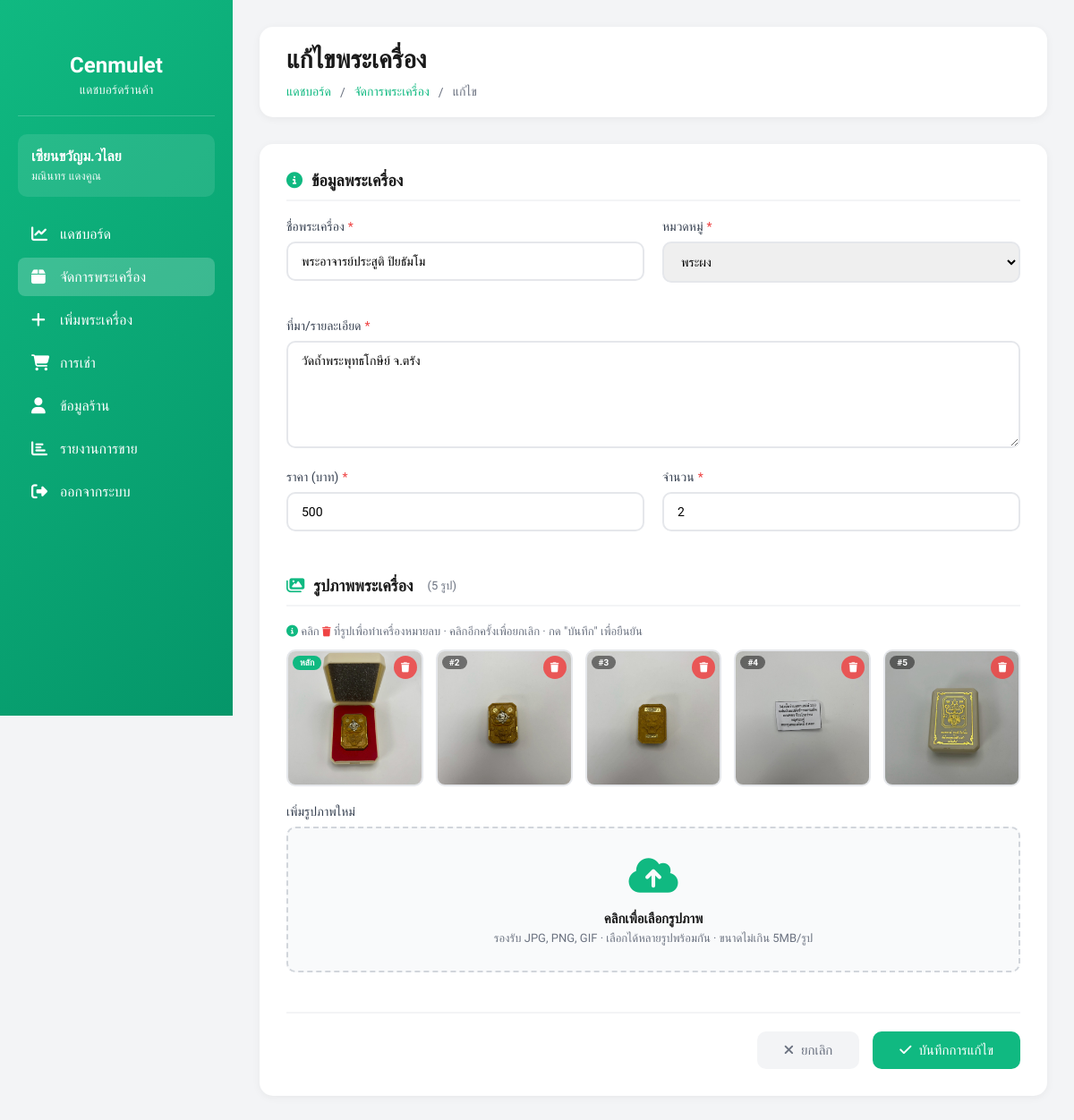
Before: /views/seller/edit_product.php?id=17 (signed in) with the older database file.
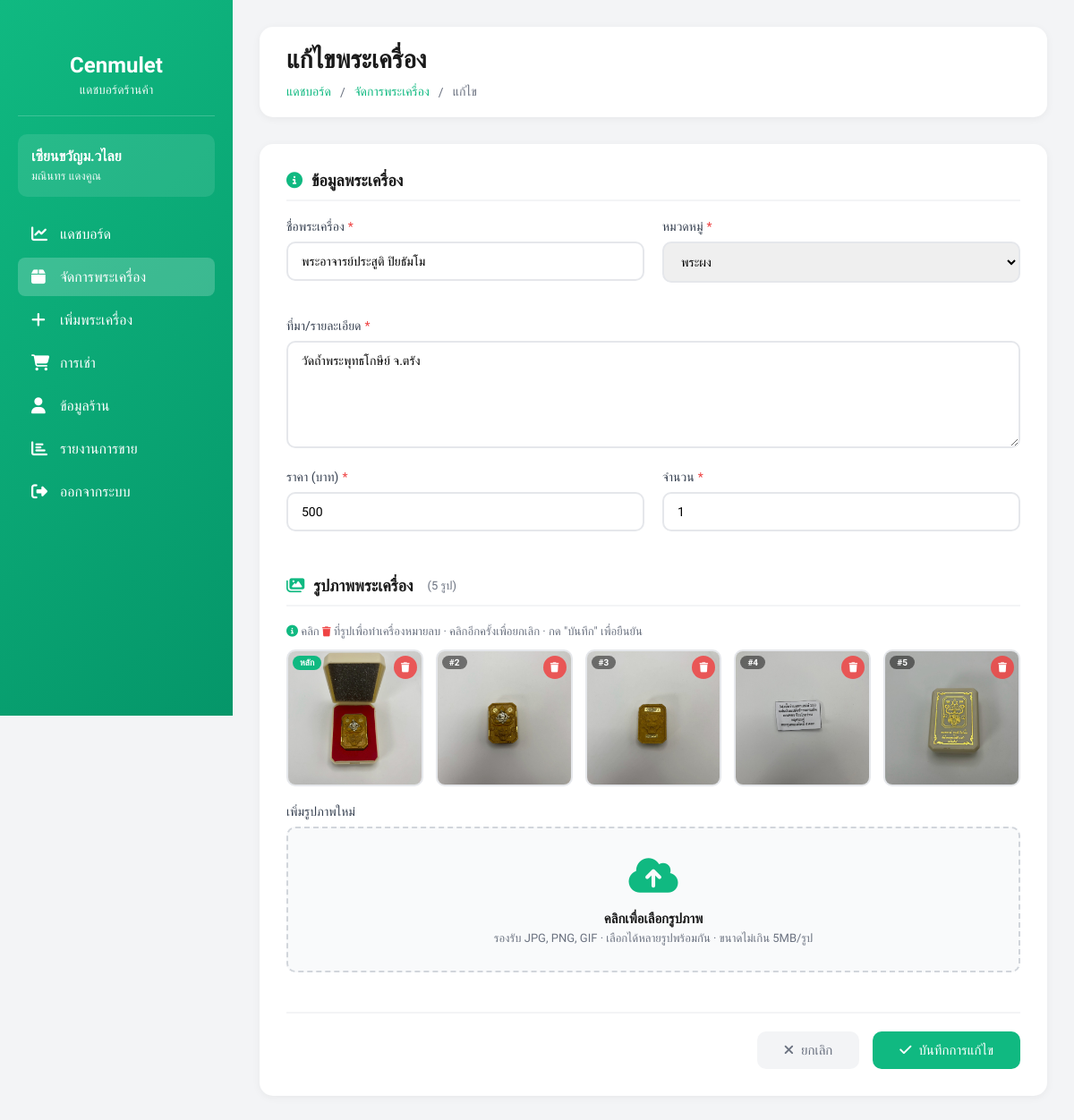
After: the same page with the newer database file.
### tables this page shows
CREATE TABLE sellers (
    id INTEGER PRIMARY KEY AUTOINCREMENT,
    fullname TEXT,
    store_name TEXT,
    username TEXT UNIQUE,
    password TEXT,
    address TEXT,
    img_store TEXT,
    tel TEXT,
    pay_contax TEXT,
    id_per TEXT,
    img_per TEXT,

    status TEXT DEFAULT 'pending',
    reject_reason TEXT,
    reviewed_at DATETIME
, pay_bank TEXT);

CREATE TABLE amulets (
    id INTEGER PRIMARY KEY AUTOINCREMENT,
    amulet_name TEXT,
    source TEXT,
    quantity INTEGER,
    price REAL,
    image TEXT,
    sellerId INTEGER,
    categoryId INTEGER, is_hidden INTEGER DEFAULT 0,
    FOREIGN KEY (sellerId) REFERENCES sellers(id),
    FOREIGN KEY (categoryId) REFERENCES categories(id)
);

CREATE TABLE categories (
    id INTEGER PRIMARY KEY AUTOINCREMENT,
    category_name TEXT
, is_hidden INTEGER DEFAULT 0);

CREATE TABLE amulet_images (
    id INTEGER PRIMARY KEY AUTOINCREMENT,
    amulet_id INTEGER NOT NULL,
    image TEXT NOT NULL,
    sort_order INTEGER DEFAULT 0,
    FOREIGN KEY (amulet_id) REFERENCES amulets(id)
);

### views/seller/edit_product.php (the view, shortened to what this page needs)
<?php
require_once __DIR__ . "/../../config/db.php";
$seller_id  = $_SESSION['user_id'];
$product_id = $_GET['id'] ?? null;
try {
    $stmt = $db->prepare("SELECT * FROM amulets WHERE id = :id AND sellerId = :seller_id");
    $stmt->execute([':id' => $product_id, ':seller_id' => $seller_id]);
    $product = $stmt->fetch(PDO::FETCH_ASSOC);
} catch (PDOException $e) { die("Error: " . $e->getMessage()); }
try {
    $stmt = $db->prepare("SELECT * FROM sellers WHERE id = :id");
    $stmt->execute([':id' => $seller_id]);
    $seller = $stmt->fetch(PDO::FETCH_ASSOC);
} catch (PDOException $e) { die("Error: " . $e->getMessage()); }
try {
    $categories = $db->query("SELECT * FROM categories ORDER BY category_name ASC")->fetchAll(PDO::FETCH_ASSOC);
} catch (PDOException $e) { die("Error: " . $e->getMessage()); }
try {
    $stmt = $db->prepare("SELECT * FROM amulet_images WHERE amulet_id = :id ORDER BY sort_order ASC");
    $stmt->execute([':id' => $product_id]);
    $existing_images = $stmt->fetchAll(PDO::FETCH_ASSOC);
} catch (PDOException $e) { $existing_images = []; }
?>
<!DOCTYPE html>
<html lang="th">
<head>
    <link rel="stylesheet" href="https://cdnjs.cloudflare.com/ajax/libs/font-awesome/6.5.1/css/all.min.css">
</head>
<body>
<div class="dashboard-container">
    <aside class="sidebar">
        <div class="sidebar-header">
            <h2>Cenmulet</h2>
            <p>แดชบอร์ดร้านค้า</p>
        </div>
        <div class="sidebar-user">
            <h3><?php echo htmlspecialchars($seller['store_name']); ?></h3>
            <p><?php echo htmlspecialchars($seller['fullname']); ?></p>
        </div>
        <ul class="sidebar-menu">
            <li><a href="/views/seller/dashboard.php"><i class="fa-solid fa-chart-line"></i> แดชบอร์ด</a></li>
            <li><a href="/views/seller/products.php" class="active"><i class="fa-solid fa-box"></i> จัดการพระเครื่อง</a></li>
            <li><a href="/views/seller/add_product.php"><i class="fa-solid fa-plus"></i> เพิ่มพระเครื่อง</a></li>
            <li><a href="/views/seller/orders.php"><i class="fa-solid fa-shopping-cart"></i> การเช่า</a></li>
            <li><a href="/views/seller/seller_profile.php"><i class="fa-solid fa-user"></i> ข้อมูลร้าน</a></li>
            <li><a href="/views/seller/report.php"><i class="fa-solid fa-chart-bar"></i> รายงานการขาย</a></li>
            <li><a href="/auth/logout.php"><i class="fa-solid fa-right-from-bracket"></i> ออกจากระบบ</a></li>
        </ul>
    </aside>
    <main class="main-content">
        <div class="top-bar">
            <h1>แก้ไขพระเครื่อง</h1>
            <div class="breadcrumb">
                <a href="/views/seller/dashboard.php">แดชบอร์ด</a>
                <span>/</span>
                <a href="/views/seller/products.php">จัดการพระเครื่อง</a>
                <span>/</span>
                <span>แก้ไข</span>
            </div>
        </div>
        <div class="form-container">
            <form action="/seller/edit_product_process.php" method="POST" enctype="multipart/form-data" id="editForm">
                <div class="form-section">
                    <h2 class="section-title">
                        <i class="fa-solid fa-info-circle"></i> ข้อมูลพระเครื่อง
                    </h2>
                    <div class="form-row">
                        <div class="form-group">
                            <label for="amulet_name">ชื่อพระเครื่อง<span class="required">*</span></label>
                            <input type="text" id="amulet_name" name="amulet_name"
                                   value="<?php echo htmlspecialchars($product['amulet_name']); ?>" required>
                        </div>
                        <div class="form-group">
                            <label for="categoryId">หมวดหมู่<span class="required">*</span></label>
                            <select id="categoryId" name="categoryId" required>
                                <?php foreach ($categories as $cat): ?>
                                <option value="<?php echo $cat['id']; ?>"
                                    <?php echo ($cat['id'] == $product['categoryId']) ? 'selected' : ''; ?>>
                                    <?php echo htmlspecialchars($cat['category_name']); ?>
                                </option>
                                <?php endforeach; ?>
                            </select>
                        </div>
                    </div>
                    <div class="form-group full-width">
                        <label for="source">ที่มา/รายละเอียด<span class="required">*</span></label>
                        <textarea id="source" name="source" required><?php echo htmlspecialchars($product['source']); ?></textarea>
                    </div>
                    <div class="form-row">
                        <div class="form-group">
                            <label for="price">ราคา (บาท)<span class="required">*</span></label>
                            <input type="number" id="price" name="price"
                                   value="<?php echo $product['price']; ?>" step="0.01" min="0" required>
                        </div>
                        <div class="form-group">
                            <label for="quantity">จำนวน<span class="required">*</span></label>
                            <input type="number" id="quantity" name="quantity"
                                   value="<?php echo $product['quantity']; ?>" min="0" required>
                        </div>
                    </div>
                </div>
                <div class="form-section">
                    <h2 class="section-title">
                        <i class="fa-solid fa-images"></i>
                        รูปภาพพระเครื่อง
                        <span style="font-size:13px;color:#6b7280;font-weight:400;margin-left:6px">
                            (<?php echo count($existing_images); ?> รูป)
                        </span>
                    </h2>
                    <?php if (!empty($existing_images)): ?>
                    <p style="font-size:13px;color:#6b7280;margin-bottom:12px">
                        <i class="fa-solid fa-circle-info" style="color:#10b981"></i>
                        คลิก <i class="fa-solid fa-trash" style="color:#ef4444;font-size:11px"></i>
                        ที่รูปเพื่อทำเครื่องหมายลบ · คลิกอีกครั้งเพื่อยกเลิก · กด "บันทึก" เพื่อยืนยัน
                    </p>
                    <div class="img-grid" id="existingGrid">
                        <?php foreach ($existing_images as $idx => $img): ?>
                        <div class="img-card" id="imgcard-<?php echo $img['id']; ?>">
                            <?php if ($idx === 0): ?>
                            <span class="img-badge">หลัก</span>
                            <?php else: ?>
                            <span class="img-order">#<?php echo $idx + 1; ?></span>
                            <?php endif; ?>
                            <img src="/uploads/amulets/<?php echo htmlspecialchars($img['image']); ?>"
                                 alt="รูป <?php echo $idx + 1; ?>">
                            <button type="button" class="img-del"
                                    onclick="toggleDelete(<?php echo $img['id']; ?>)"
                                    title="ทำเครื่องหมายลบ / ยกเลิก">
                                <i class="fa-solid fa-trash"></i>
                            </button>
                        </div>
                        <?php endforeach; ?>
                    </div>
                    <?php endif; ?>
                    <div class="form-group full-width" style="margin-top:20px">
                        <label>เพิ่มรูปภาพใหม่</label>
                        <div class="image-upload-area"
                             onclick="document.getElementById('newImagesInput').click()">
                            <div class="upload-icon">
                                <i class="fa-solid fa-cloud-arrow-up"></i>
                            </div>
                            <div class="upload-text">
                                <h3>คลิกเพื่อเลือกรูปภาพ</h3>
                                <p>รองรับ JPG, PNG, GIF · เลือกได้หลายรูปพร้อมกัน · ขนาดไม่เกิน 5MB/รูป</p>
                            </div>
                        </div>
                    </div>
                </div>
                <div class="form-actions">
                    <a href="/views/seller/products.php" class="btn btn-secondary">
                        <i class="fa-solid fa-xmark"></i> ยกเลิก
                    </a>
                    <button type="submit" class="btn btn-primary">
                        <i class="fa-solid fa-check"></i> บันทึกการแก้ไข
                    </button>
                </div>
            </form>
        </div>
    </main>
</div>
</body>
</html>

### views/seller/edit_product.php (style rules this page uses)
*, *::before, *::after { margin:0; padding:0; box-sizing:border-box; }
body { font-family:"Kanit",sans-serif; background:#f3f4f6; }
.dashboard-container { display:flex; min-height:100vh; }
.sidebar { width:260px; background:linear-gradient(135deg,#10b981 0%,#059669 100%); color:#fff; padding:20px; position:fixed; height:100vh; overflow-y:auto; }
.sidebar-header { text-align:center; padding:20px 0; border-bottom:1px solid rgba(255,255,255,.2); margin-bottom:20px; }
.sidebar-header h2 { font-size:24px; margin-bottom:5px; }
.sidebar-header p { font-size:14px; opacity:.9; }
.sidebar-user { background:rgba(255,255,255,.1); padding:15px; border-radius:10px; margin-bottom:20px; }
.sidebar-user h3 { font-size:16px; margin-bottom:5px; }
.sidebar-user p { font-size:13px; opacity:.9; }
.sidebar-menu { list-style:none; }
.sidebar-menu li { margin-bottom:5px; }
.sidebar-menu a { display:flex; align-items:center; gap:12px; padding:12px 15px; color:#fff; text-decoration:none; border-radius:8px; transition:all .3s; }
.sidebar-menu a:hover, .sidebar-menu a.active { background:rgba(255,255,255,.2); }
.sidebar-menu i { font-size:18px; width:20px; }
.main-content { margin-left:260px; flex:1; padding:30px; }
.top-bar { background:#fff; padding:20px 30px; border-radius:15px; box-shadow:0 2px 10px rgba(0,0,0,.05); margin-bottom:30px; }
.top-bar h1 { font-size:28px; color:#1a1a1a; margin-bottom:10px; }
.breadcrumb { display:flex; gap:10px; align-items:center; font-size:14px; color:#6b7280; }
.breadcrumb a { color:#10b981; text-decoration:none; }
.form-container { background:#fff; padding:30px; border-radius:15px; box-shadow:0 2px 10px rgba(0,0,0,.05); max-width:900px; }
.form-section { margin-bottom:30px; }
.section-title { font-size:18px; color:#1a1a1a; margin-bottom:20px; padding-bottom:10px; border-bottom:2px solid #f3f4f6; display:flex; align-items:center; gap:10px; }
.section-title i { color:#10b981; }
.form-row { display:grid; grid-template-columns:1fr 1fr; gap:20px; margin-bottom:20px; }
.form-group { margin-bottom:20px; }
.form-group.full-width { grid-column:1/-1; }
.form-group label { display:block; font-size:14px; color:#374151; margin-bottom:8px; font-weight:500; }
.required { color:#ef4444; margin-left:4px; }
.form-group input, .form-group select, .form-group textarea { width:100%; padding:12px 15px; border:2px solid #e5e7eb; border-radius:10px; font-family:"Kanit",sans-serif; font-size:14px; outline:none; transition:all .3s; }
.form-group textarea { resize:vertical; min-height:120px; }
.img-grid { display:grid; grid-template-columns:repeat(auto-fill, minmax(130px,1fr)); gap:14px; margin-bottom:20px; }
.img-card { position:relative; border-radius:10px; overflow:hidden; border:2px solid #e5e7eb; background:#f9fafb; transition:border-color .2s, box-shadow .2s; }
.img-card img { width:100%; aspect-ratio:1/1; object-fit:cover; display:block; }
.img-badge { position:absolute; top:5px; left:5px; background:#10b981; color:#fff; font-size:10px; font-weight:700; padding:2px 8px; border-radius:99px; }
.img-order { position:absolute; top:5px; left:5px; background:rgba(0,0,0,.48); color:#fff; font-size:10px; font-weight:600; padding:2px 8px; border-radius:99px; }
.img-del { position:absolute; top:5px; right:5px; background:rgba(239,68,68,.85); color:#fff; border:none; border-radius:50%; width:26px; height:26px; display:flex; align-items:center; justify-content:center; cursor:pointer; font-size:11px; transition:background .2s, transform .15s; }
.image-upload-area { border:2px dashed #d1d5db; border-radius:10px; padding:28px; text-align:center; background:#f9fafb; transition:all .3s; cursor:pointer; }
.upload-icon { font-size:44px; color:#10b981; margin-bottom:12px; }
.upload-text h3 { font-size:15px; color:#1a1a1a; margin-bottom:5px; }
.upload-text p { font-size:13px; color:#6b7280; }
.form-actions { display:flex; gap:15px; justify-content:flex-end; margin-top:30px; padding-top:20px; border-top:2px solid #f3f4f6; }
.btn { padding:12px 30px; border-radius:10px; font-size:15px; font-weight:500; cursor:pointer; transition:all .3s; display:inline-flex; align-items:center; gap:8px; border:none; text-decoration:none; font-family:"Kanit",sans-serif; }
.btn-primary { background:#10b981; color:#fff; }
.btn-secondary { background:#f3f4f6; color:#6b7280; }

Changed rows visible on the page:
changed amulets "พระอาจารย์ประสูติ ปิยธัมโม": quantity "2" → "1"
